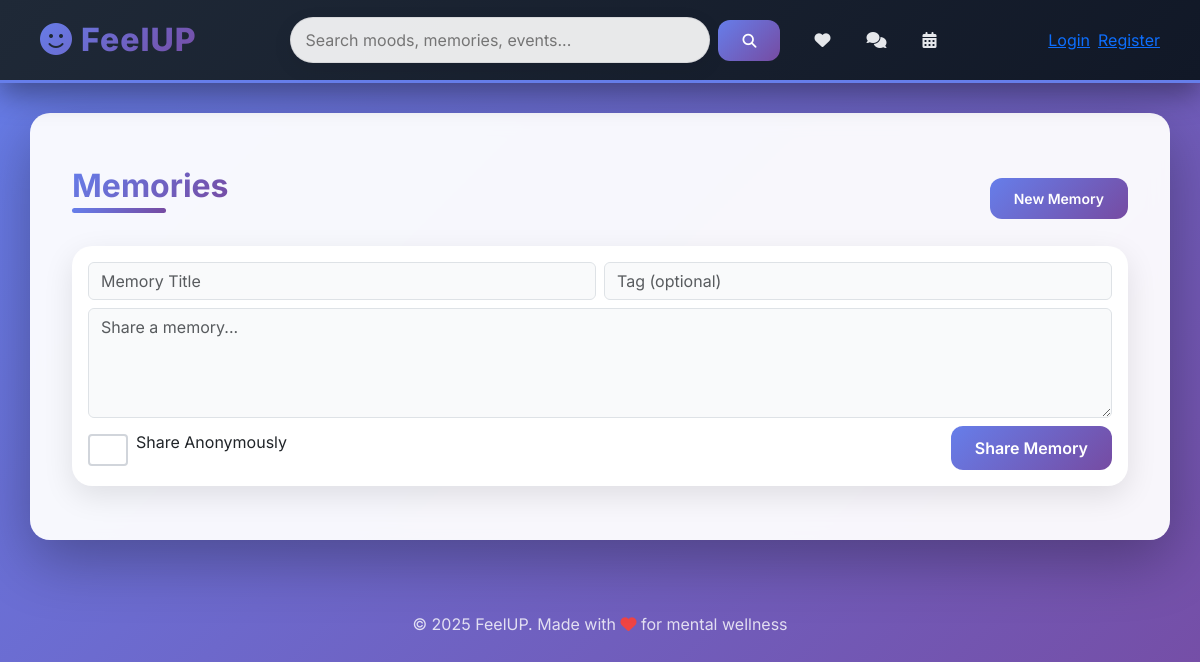
Page /memory on the earlier database version.
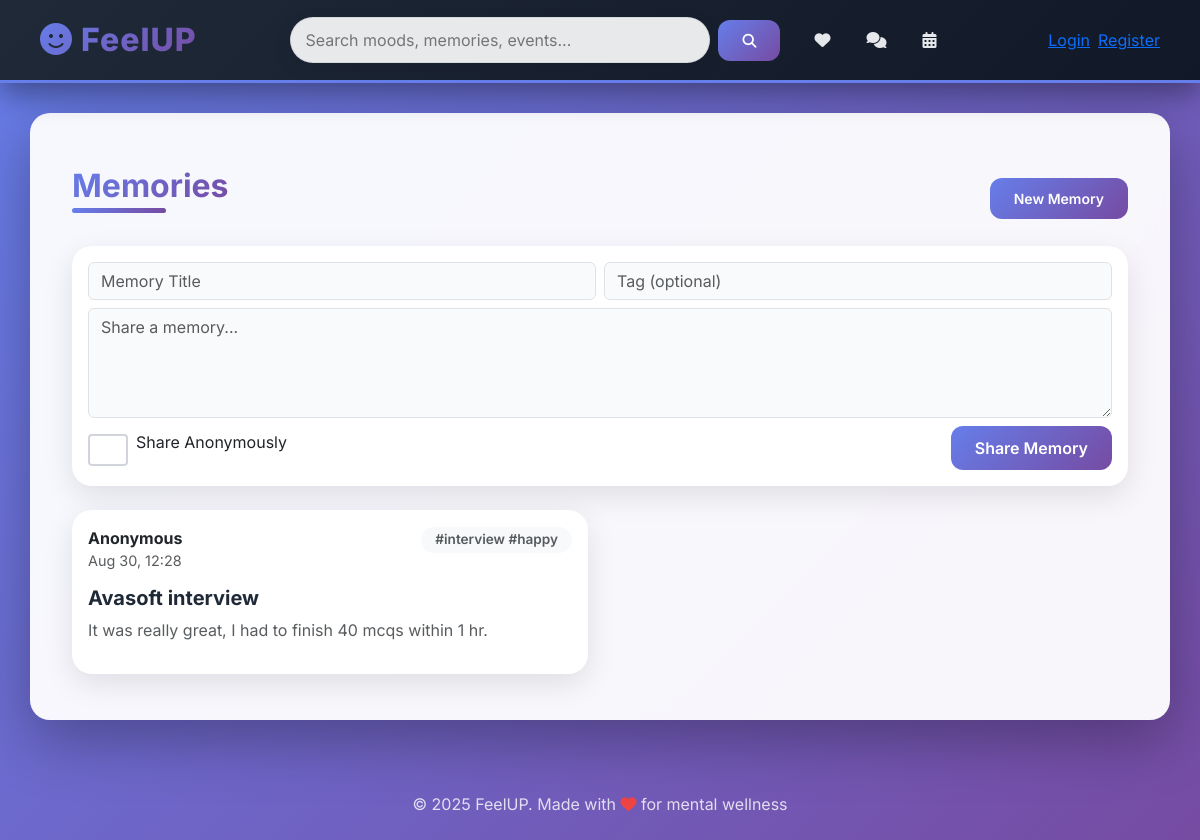
Same page on the later database version.
### app.py (models this page shows)
class Memory(db.Model):
    id = db.Column(db.Integer, primary_key=True)
    user_id = db.Column(db.Integer, db.ForeignKey('user.id'), nullable=True)
    username = db.Column(db.String(120))
    title = db.Column(db.String(200))
    body = db.Column(db.Text)
    tag = db.Column(db.String(120))
    anonymous = db.Column(db.Boolean, default=False)
    created_at = db.Column(db.DateTime, default=datetime.utcnow)

### app.py (the view, shortened to what this page needs)
@app.route('/memory', methods=['GET','POST'])
def memory():
    user = current_user()
    tag = request.args.get('tag')
    if tag:
        memories = Memory.query.filter_by(tag=tag).order_by(Memory.created_at.desc()).all()
    else:
        memories = Memory.query.order_by(Memory.created_at.desc()).limit(50).all()
    return render_template('memory.html', memories=memories, user=user)

### app.py (called while the page is built)
def current_user():
    uid = session.get('user_id')
    if uid:
        return User.query.get(uid)
    return None

### templates/memory.html (shortened to what this page needs)
{% extends "base.html" %}
{% block content %}
<div class="container mt-4">
  <div class="d-flex justify-content-between align-items-center mb-3">
    <h2>Memories</h2>
    <a href="#new-memory" class="btn btn-sm btn-primary">New Memory</a>
  </div>
  <div class="card p-3 mb-4 shadow-hover" id="new-memory">
    <form method="POST" class="d-flex flex-column gap-2">
      <div class="d-flex gap-2">
        <input type="text" name="title" class="form-control" placeholder="Memory Title" required>
        <input type="text" name="tag" class="form-control" placeholder="Tag (optional)">
      </div>
      <textarea name="body" class="form-control" placeholder="Share a memory..." required rows="4"></textarea>
      <div class="d-flex justify-content-between align-items-center">
        <div>
          <div class="form-check">
            <input type="checkbox" class="form-check-input" name="anonymous" id="anonCheckMem">
            <label class="form-check-label" for="anonCheckMem">Share Anonymously</label>
          </div>
        </div>
        <button class="btn btn-primary">Share Memory</button>
      </div>
    </form>
  </div>
  <div class="row">
    {% for mem in memories %}
    <div class="col-md-6 mb-3">
      <div class="card p-3 shadow-hover memory-card">
        <div class="d-flex justify-content-between align-items-start mb-2">
          <div>
            <strong>{{ mem.username }}</strong>
            <div class="text-muted" style="font-size:0.9rem">{{ mem.created_at.strftime('%b %d, %H:%M') }}</div>
          </div>
          <div class="text-end">
            <span class="badge bg-light text-muted">{{ mem.tag }}</span>
          </div>
        </div>
        <h5 style="margin-top:6px">{{ mem.title }}</h5>
        <p class="text-muted">{{ mem.body }}</p>
      </div>
    </div>
    {% endfor %}
  </div>
</div>
{% endblock %}

Differences in the rows shown:
added Memory: username "Anonymous", created_at "Aug 30, 12:28", tag "#interview #happy", title "Avasoft interview", body "It was really great, I had to finish 40 mcqs within 1 hr."
